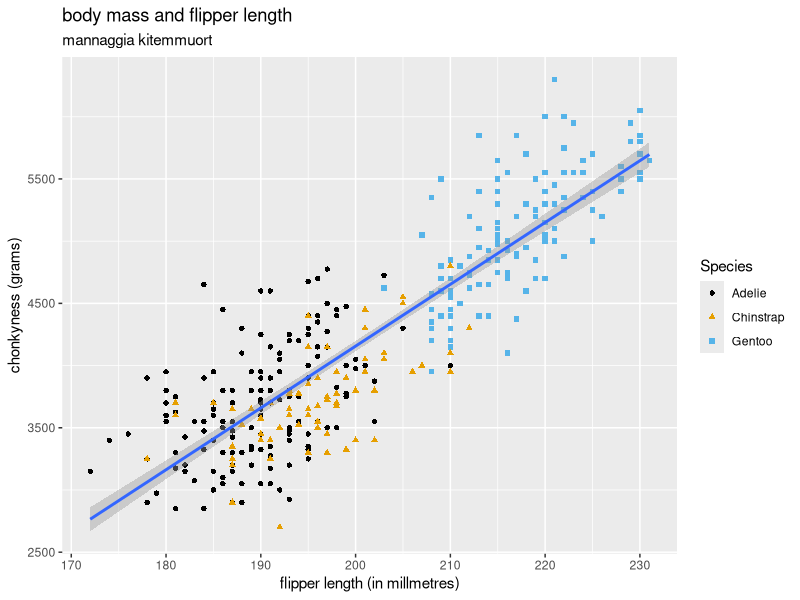

R code for this plot:
library(tidyverse)
library(ggthemes)
library(ggrepel)
library(palmerpenguins)

fold <- function(compose, seq) {
    if (length(seq) == 0) return(0)
    if (length(seq) == 1) return(seq[[1]])
    acc <- seq[[1]]
    for (i in 2:length(seq))
        acc <- compose(acc, seq[[i]])
    return(acc)
}

add <- function(a, b) { return(a+b) }

layers = list(ggplot(penguins, aes(x=flipper_length_mm, y=body_mass_g)),
              geom_point(mapping = aes(color=species, shape=species)),
              geom_smooth(method = "lm"),
              labs(title    = "body mass and flipper length",
                   subtitle = "mannaggia kitemmuort",
                   x        =  "flipper length (in millmetres)",
                   y        = "chonkyness (grams)",
                   color    = "Species",
                   shape    = "Species"),
              scale_color_colorblind())
fold(add, layers)
